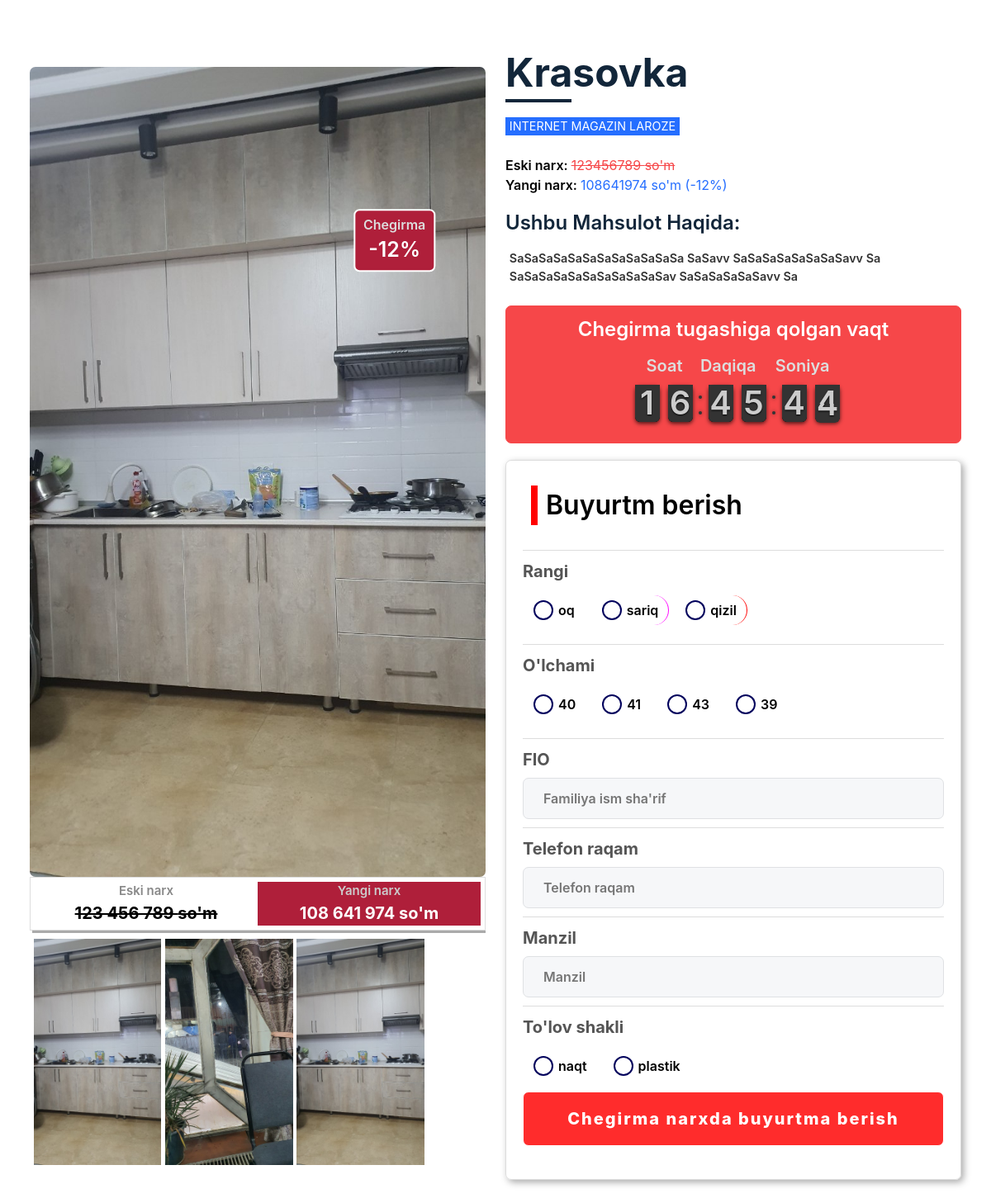
Screenshot of /krasovka with the database file from the repository.
### shop/models.py (models this page shows, shortened)
class Product(models.Model):
    image1 = models.ImageField(upload_to="products/images/%Y/%m/%d",blank=True,null=True,verbose_name="Rasm 1",editable=True)
    image2 = models.ImageField(upload_to="products/images/%Y/%m/%d",blank=True,null=True,verbose_name="Rasm 2",editable=True)
    image3 = models.ImageField(upload_to="products/images/%Y/%m/%d",blank=True,null=True,verbose_name="Rasm 3",editable=True)
    video = models.FileField(upload_to="products/video/%Y/%m/%d",blank=True,null=True,verbose_name="Video fayl",editable=True)
    name = models.CharField(max_length=250,verbose_name="Nomi")
    price = models.IntegerField(verbose_name="Narxi")
    discount = models.PositiveSmallIntegerField(null=True,verbose_name="Chegirma")
    content = models.TextField(null=True,verbose_name="Qisqacha tovar haqida")
    state = models.ForeignKey(ProductState,on_delete=models.CASCADE,verbose_name="Davlat")
    sizes = models.ManyToManyField(ProductSize,verbose_name="O'lchamlar")
    colors = models.ManyToManyField(ProductColor,verbose_name="Ranglar")
    slug = models.SlugField(unique=True)
    create_date = models.DateTimeField(auto_now_add=True)
    update_date = models.DateTimeField(auto_now=True)
    class Meta():
        verbose_name = "Mahsulot"
        verbose_name_plural = "Mahsulotlar"
    def new_price(self):
        if self.discount:
            return int(self.price*(100-self.discount)/100)

class ProductColor(models.Model):
    name = models.CharField(max_length=250,verbose_name="Rang nomi")
    color = models.CharField(max_length=100,null=True)
    class Meta():
        verbose_name = "Mahsulot rangi"
        verbose_name_plural = "Mahsulot ranglari"

class ProductSize(models.Model):
    name = models.CharField(max_length=250,verbose_name="O'lcham")
    class Meta():
        verbose_name = "Mahsulot o'lchami"
        verbose_name_plural = "Mahsulot o'lchamlari"

class PaymentType(models.Model):
    name = models.CharField(max_length=250,verbose_name="To'lov turi nomi")
    class Meta():
        verbose_name = "To'lov turi"
        verbose_name_plural = "To'lov turlari"

### shop/views.py (the view, shortened to what this page needs)
# urls.py: path('<slug>', detail, name='detail'),
def detail(request,slug):
    context={}
    product = Product.objects.filter(slug=slug).first()
    context['product']=product
    context['payment_type']=PaymentType.objects.all()
    return render(request, 'detail.html',context)

### shop/custom_tags.py (called while the page is built)
@register.filter(name='number_group')
def has_group(number, number_group):
    if len(str(number)) <=6:
        num = str(number)[:-3] + ' '+str(number)[-3:]
    else:
        num = str(number)[:-6] +' '+str(number)[-6:-3] + ' '+str(number)[-3:]
    return num

### templates/detail.html (shortened to what this page needs)
<!DOCTYPE html>
<html lang="en">
  {% load static %}{% load custom_tags %}
  <head>
    <link rel="stylesheet" href="{% static 'style.css' %}" />
    <link rel="stylesheet" href="{% static 'clock.css' %}" />
  </head>
  <body>
    <div class="card-wrapper">
      <div class="card">
        <div class="product-imgs">
          <div class="img-display">
            <div class="discount">
              <p>Chegirma</p>
              <span>-{{product.discount}}%</span>
            </div>
            <div class="img-showcase">
              <img src="{{product.image1.url}}" alt="shoe image" />
            </div>
            <div class="product_sale">
              <div class="pr_price p_price">
                <p>Eski narx</p>
                <p>{{product.price|number_group:'3'}} so'm</p>
              </div>
              <div class="pr_price p_discount">
                <p>Yangi narx</p>
                <p>{{product.new_price|number_group:'3'}} so'm</p>
              </div>
            </div>
          </div>
          <div class="img-select">
            {% if product.image2 %}
            <div class="img-item">
              <a href="#" data-id="1">
                <img src="{{product.image1.url}}" alt="shoe image" />
              </a>
            </div>
            {% endif %} {% if product.image2 %}
            <div class="img-item">
              <a href="#" data-id="2">
                <img src="{{product.image2.url}}" alt="shoe image" />
              </a>
            </div>
            {% endif %} {% if product.image3 %}
            <div class="img-item">
              <a href="#" data-id="3">
                <img src="{{product.image3.url}}" alt="shoe image" />
              </a>
            </div>
            {% endif %} {% if product.video %}
            <div class="img-item video">
              <a
                href="#"
                data-id="{% if not product.image3 %}3{% elif not product.image2 and not product.image3 %}2{% else %}4{% endif %}"
              >
                <video>
                  <source src="{{product.video.url}}" type="video/mp4" />
                </video>
              </a>
            </div>
            {% endif %}
          </div>
        </div>
        <div class="product-content">
          <h2 class="product-title">{{product.name}}</h2>
          <a href="#" class="product-link">Internet magazin LaRoze</a>
          <div class="product-price">
            <p class="last-price">
              Eski narx: <span>{{product.price}} so'm</span>
            </p>
            <p class="new-price">
              Yangi narx:
              <span>{{product.new_price}} so'm (-{{product.discount}}%)</span>
            </p>
          </div>
          <div class="product-detail">
            <h2>Ushbu mahsulot haqida:</h2>
            <p>{{product.content}}</p>
          </div>
          <div class="container">
            <div class="timer">
              <h2>Chegirma tugashiga qolgan vaqt</h2>
              <div class="clock" style="margin:4em 0 0;"></div>
            </div>
            <div class="placing-order">
              <h1>Buyurtm berish</h1>
              <form action="" method="POST">
                <div class="form-itm">
                  <p for="">Rangi</p>
                  <div class="colors">
                    {% for pr in product.colors.all %}
                    <label>
                      <span style="border-right: 1px solid {{pr.color}};">
                        {{pr.name}}</span
                      >
                    </label>
                    {% endfor %}
                  </div>
                </div>
                <div class="form-itm">
                  <p for="">O'lchami</p>
                  <div class="colors">
                  {% for size in product.sizes.all %}
                    <label>
                      <span>{{size.name}}</span>
                    </label>
                    {% endfor %}
                  </div>
                </div>
                <div class="form-itm">
                  <p for="">FIO</p>
                  <input type="text" name="fio" placeholder="Familiya ism sha'rif" />
                </div>
                <div class="form-itm">
                  <p for="">Telefon raqam</p>
                  <input type="text" name="phone_number" placeholder="Telefon raqam" />
                </div>
                <div class="form-itm">
                  <p for="">Manzil</p>
                  <input type="text" name="address" placeholder="Manzil" />
                </div>
                <div class="form-itm">
                  <p for="">To'lov shakli</p>
                  <div class="colors">
                    {% for ty in payment_type %}
                    <label>
                      <span>{{ty.name}}</span>
                    </label>
                    {% endfor %}
                  </div>
                </div>
                <div class="btn-div">
                  <button type="submit" class="btn">Chegirma narxda buyurtma berish</button>
                </div>
              </form>
            </div>
          </div>
        </div>
      </div>
    </div>
  </body>
</html>

### static/clock.css (style rules this page uses)
.flip-clock-wrapper { font: normal 11px "Helvetica Neue", Helvetica, sans-serif; -webkit-user-select: none; }
.flip-clock-wrapper { text-align: center; position: relative; margin: 1em; }
.flip-clock-wrapper:before, .flip-clock-wrapper:after { content: " "; display: table; }
.flip-clock-wrapper:after { clear: both; }

### rows the page displays
Product: discount "12", image1 (picture), price|number_group "123 456 789", new_price|number_group "108 641 974", image2 (picture), image3 (picture), name "Krasovka", price "123456789", new_price "108641974", content "SaSaSaSaSaSaSaSaSaSaSaSa SaSavv SaSaSaSaSaSaSaSavv Sa SaSaSaSaSaSaSaSaSaSaSav SaSaSaSaSaSavv Sa"
ProductColor: name "oq"
ProductColor: name "sariq"
ProductColor: name "qizil"
ProductSize: name "40"
ProductSize: name "41"
ProductSize: name "43"
ProductSize: name "39"
PaymentType: name "naqt"
PaymentType: name "plastik"
